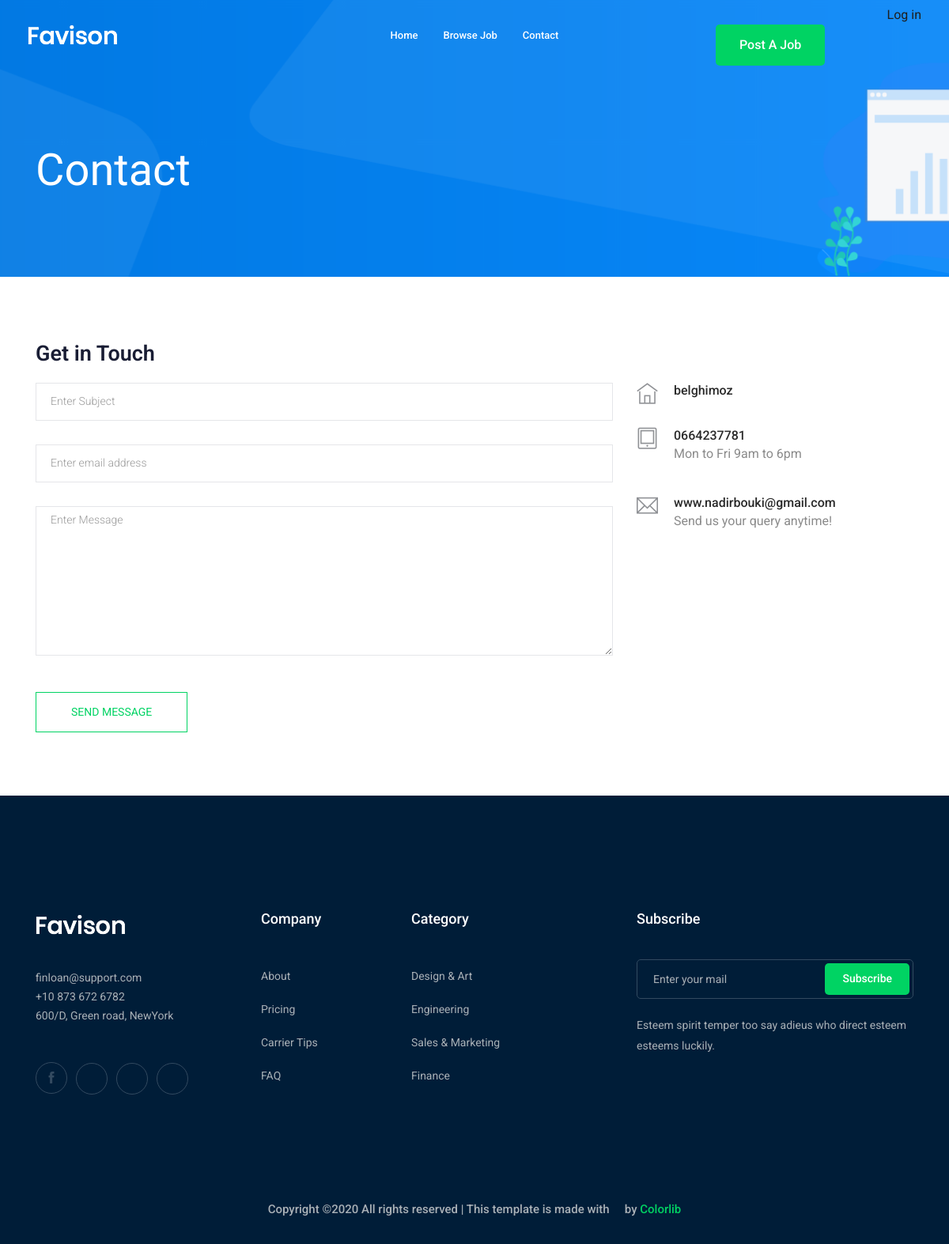
Page /contact-us on the committed database.
### contact/models.py (models this page shows, shortened)
class Info(models.Model):
    place = models.CharField(max_length=30, null=True, blank=True)
    phone_number = models.CharField(max_length=20)
    email = models.EmailField(max_length=200)
    class Meta:
        verbose_name = ('Info')
        verbose_name_plural = ('Infos')

### contact/views.py (the view, shortened to what this page needs)
# urls.py: path('', views.send_message, name='contact'),
def send_message(request):
    myinfo = Info.objects.first
    return render(request, 'contact/contact.html', {'myinfo':myinfo})

### contact/templates/contact/contact.html (shortened to what this page needs)
{% extends 'base.html' %}
{% block body %}
    <div class="bradcam_area bradcam_bg_1">
        <div class="container">
            <div class="row">
                <div class="col-xl-12">
                    <div class="bradcam_text">
                        <h3>contact</h3>
                    </div>
                </div>
            </div>
        </div>
    </div>
  <section class="contact-section section_padding">
    <div class="container">
      <div class="row">
        <div class="col-12">
          <h2 class="contact-title">Get in Touch</h2>
        </div>
        <div class="col-lg-8">
          <form class="form-contact contact_form" method="post">
            <div class="row">
              <div class="col-12">
                <div class="form-group">
                  <input class="form-control" name="subject" id="subject" type="text" onfocus="this.placeholder = ''" onblur="this.placeholder = 'Enter Subject'" placeholder = 'Enter Subject'>
                </div>
              </div>
              <div class="col-sm-12">
                <div class="form-group">
                  <input class="form-control" name="email" id="email" type="email" onfocus="this.placeholder = ''" onblur="this.placeholder = 'Enter email address'" placeholder = 'Enter email address'>
                </div>
              </div>
              <div class="col-12">
                <div class="form-group">
                    <textarea class="form-control w-100" name="message" id="message" cols="30" rows="9" onfocus="this.placeholder = ''" onblur="this.placeholder = 'Enter Message'" placeholder = 'Enter Message'></textarea>
                </div>
              </div>
            </div>
            <div class="form-group mt-3">
              <button type="submit" class="button button-contactForm btn_4 boxed-btn">Send Message</button>
            </div>
          </form>
        </div>
        <div class="col-lg-4">
          <div class="media contact-info">
            <span class="contact-info__icon"><i class="ti-home"></i></span>
            <div class="media-body">
              <h3>{{myinfo.place}}</h3>
            </div>
          </div>
          <div class="media contact-info">
            <span class="contact-info__icon"><i class="ti-tablet"></i></span>
            <div class="media-body">
              <h3>{{myinfo.phone_number}}</h3>
              <p>Mon to Fri 9am to 6pm</p>
            </div>
          </div>
          <div class="media contact-info">
            <span class="contact-info__icon"><i class="ti-email"></i></span>
            <div class="media-body">
              <h3>{{myinfo.email}}</h3>
              <p>Send us your query anytime!</p>
            </div>
          </div>
        </div>
      </div>
    </div>
  </section>
{% endblock body %}

### rows in the picture
Info: place "belghimoz", phone_number "0664237781", email "www.nadirbouki@gmail.com"
